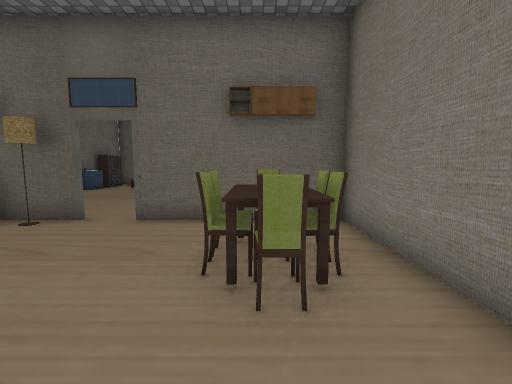
View 1 (above)

16 first-person views from a walk through a 3-D level made in the Unity game engine. The camera is 1.4 m above the floor, tilts 6° down and sees 90° across. Doors are open. The floor is counted in squares, 1 m on a side. Each view is taken from the middle of a square. On the plan, view 1 faces up. The plan holds only what a view shows up to about 13 squares ahead; the rest is blank. The place goes on beyond the plan. The player character is not drawn. Some animated figures are not drawn. Some surface patterns are stand-ins.

View 2
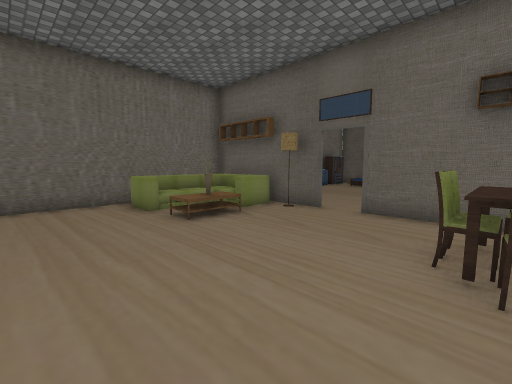

View 3
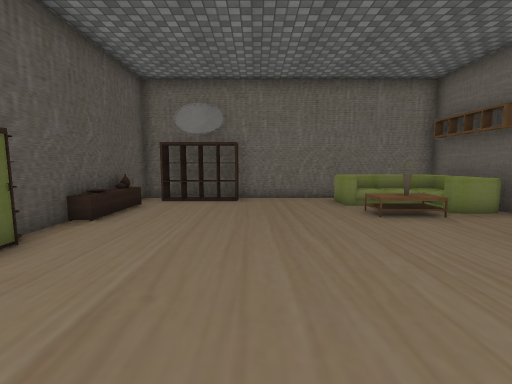

View 4
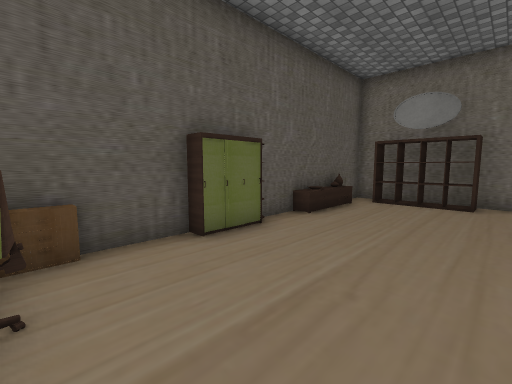

View 5
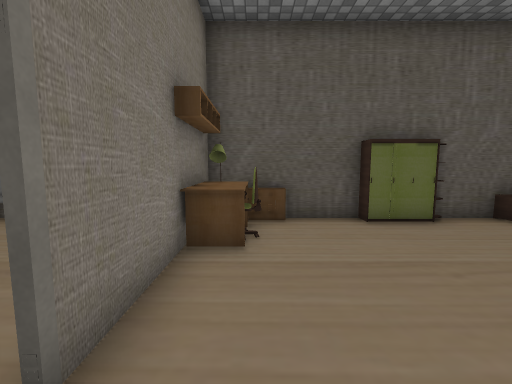

View 6
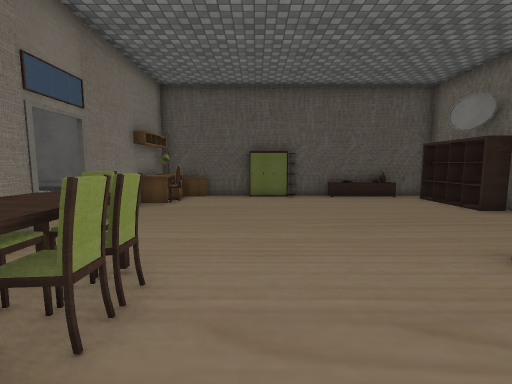

View 7
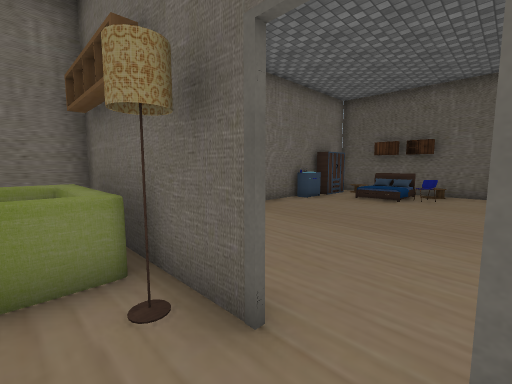

View 8
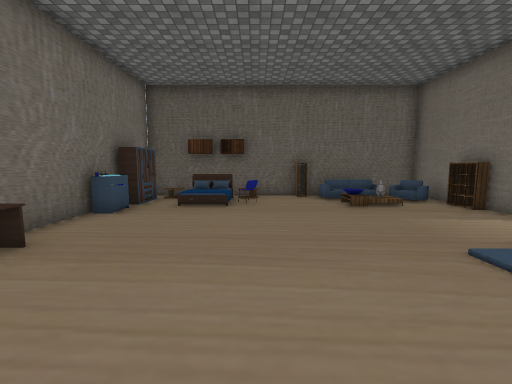

View 9
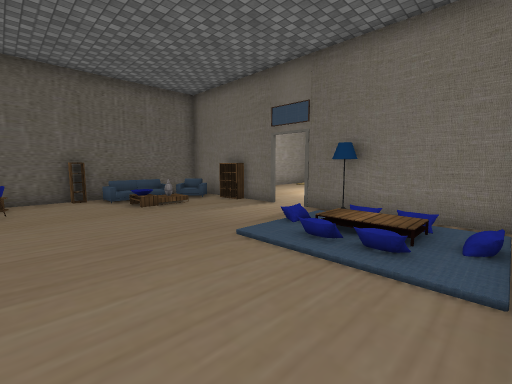

View 10
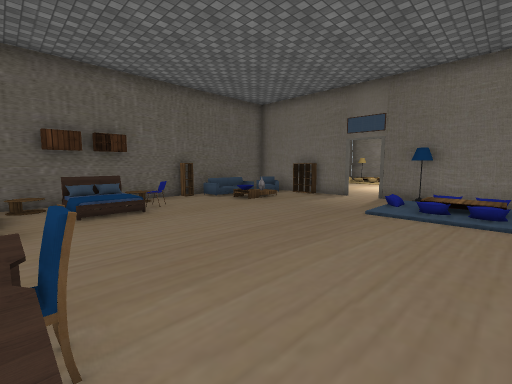

View 11
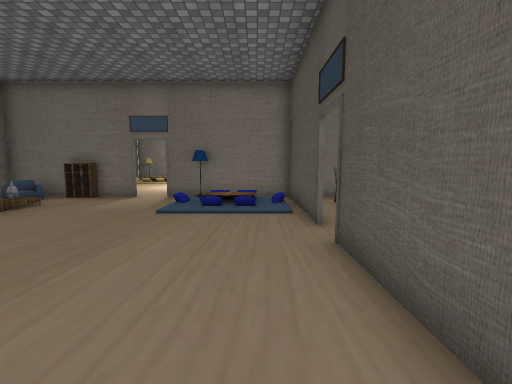

View 12
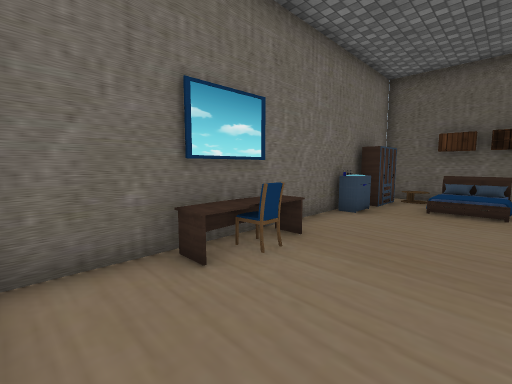

View 13
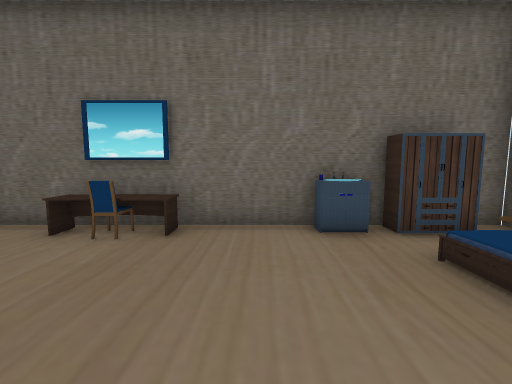

View 14
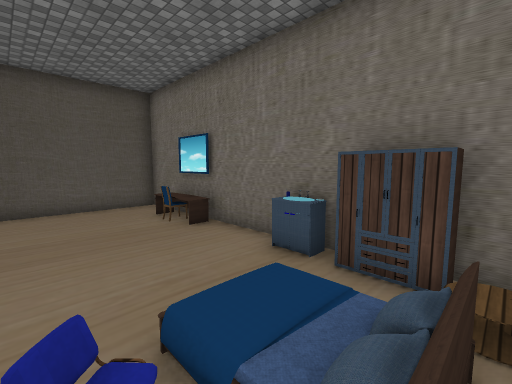

View 15
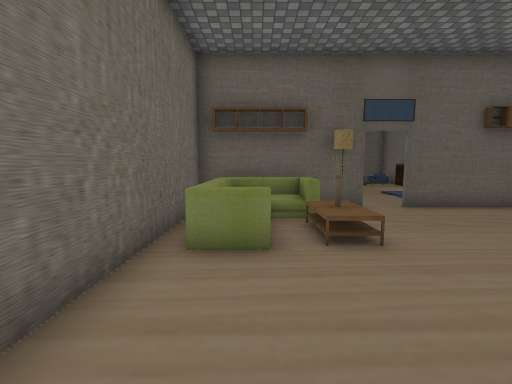

View 16
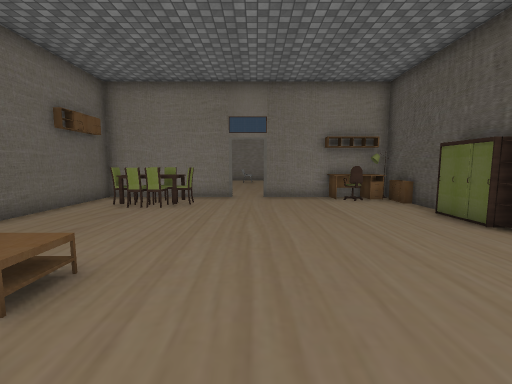

### Floor plan
Key: @ floor where view 1 was taken; # wall or solid block; . main floor; : floor 0.25 m higher than the main floor; + floor 0.5 m higher than the main floor; / step, stairs or slope; D open door; = window, fence, low wall or low ledge; ^ raised ledge; C chair; S sofa; T table; A cabinet; B bed; O other object.
Columns run from 10 left of view 1 to 2 right of it. Each row starts with its distance up from view 1.
 19 ############
 18 ##BBB/.#S=#=#
 17 #A.+//.... C#
 16 #A.//C...O:.#
 15 #O..........#
 14 #...........#
 13 #...........D
 12 #...........D
 11 #T..........#
 10 #C.......   T
  9 #T.......   #
  8 #........   #
  7 #.....DD#####
  6 ####S#D.....#
  5 #  +/.....C.#
  4 # //O....CCC#
  3 # //T.....CC#
  2 ##/.......C.#
  1 #...........D
  0 #.........@.D
 -1 #...........#
 -2 ##..........#
 -3 ##.........T#
 -4  #.........CT
 -5  #OO^=.AA..T#
 -6  #####AAA####

Positions as (right, up) in squares from view 1, and headings:
1: (0, 0), facing up
2: (0, -1), facing up-left
3: (1, -1), facing left
4: (1, -1), facing down-left
5: (1, 1), facing down
6: (-2, 6), facing down
7: (-3, 5), facing up-left
8: (-5, 7), facing up
9: (-5, 7), facing up-right
10: (-9, 8), facing up-right
11: (-9, 8), facing right
12: (-6, 7), facing up-left
13: (-4, 13), facing left
14: (-5, 18), facing down-left
15: (-8, -2), facing up
16: (-9, 0), facing right
